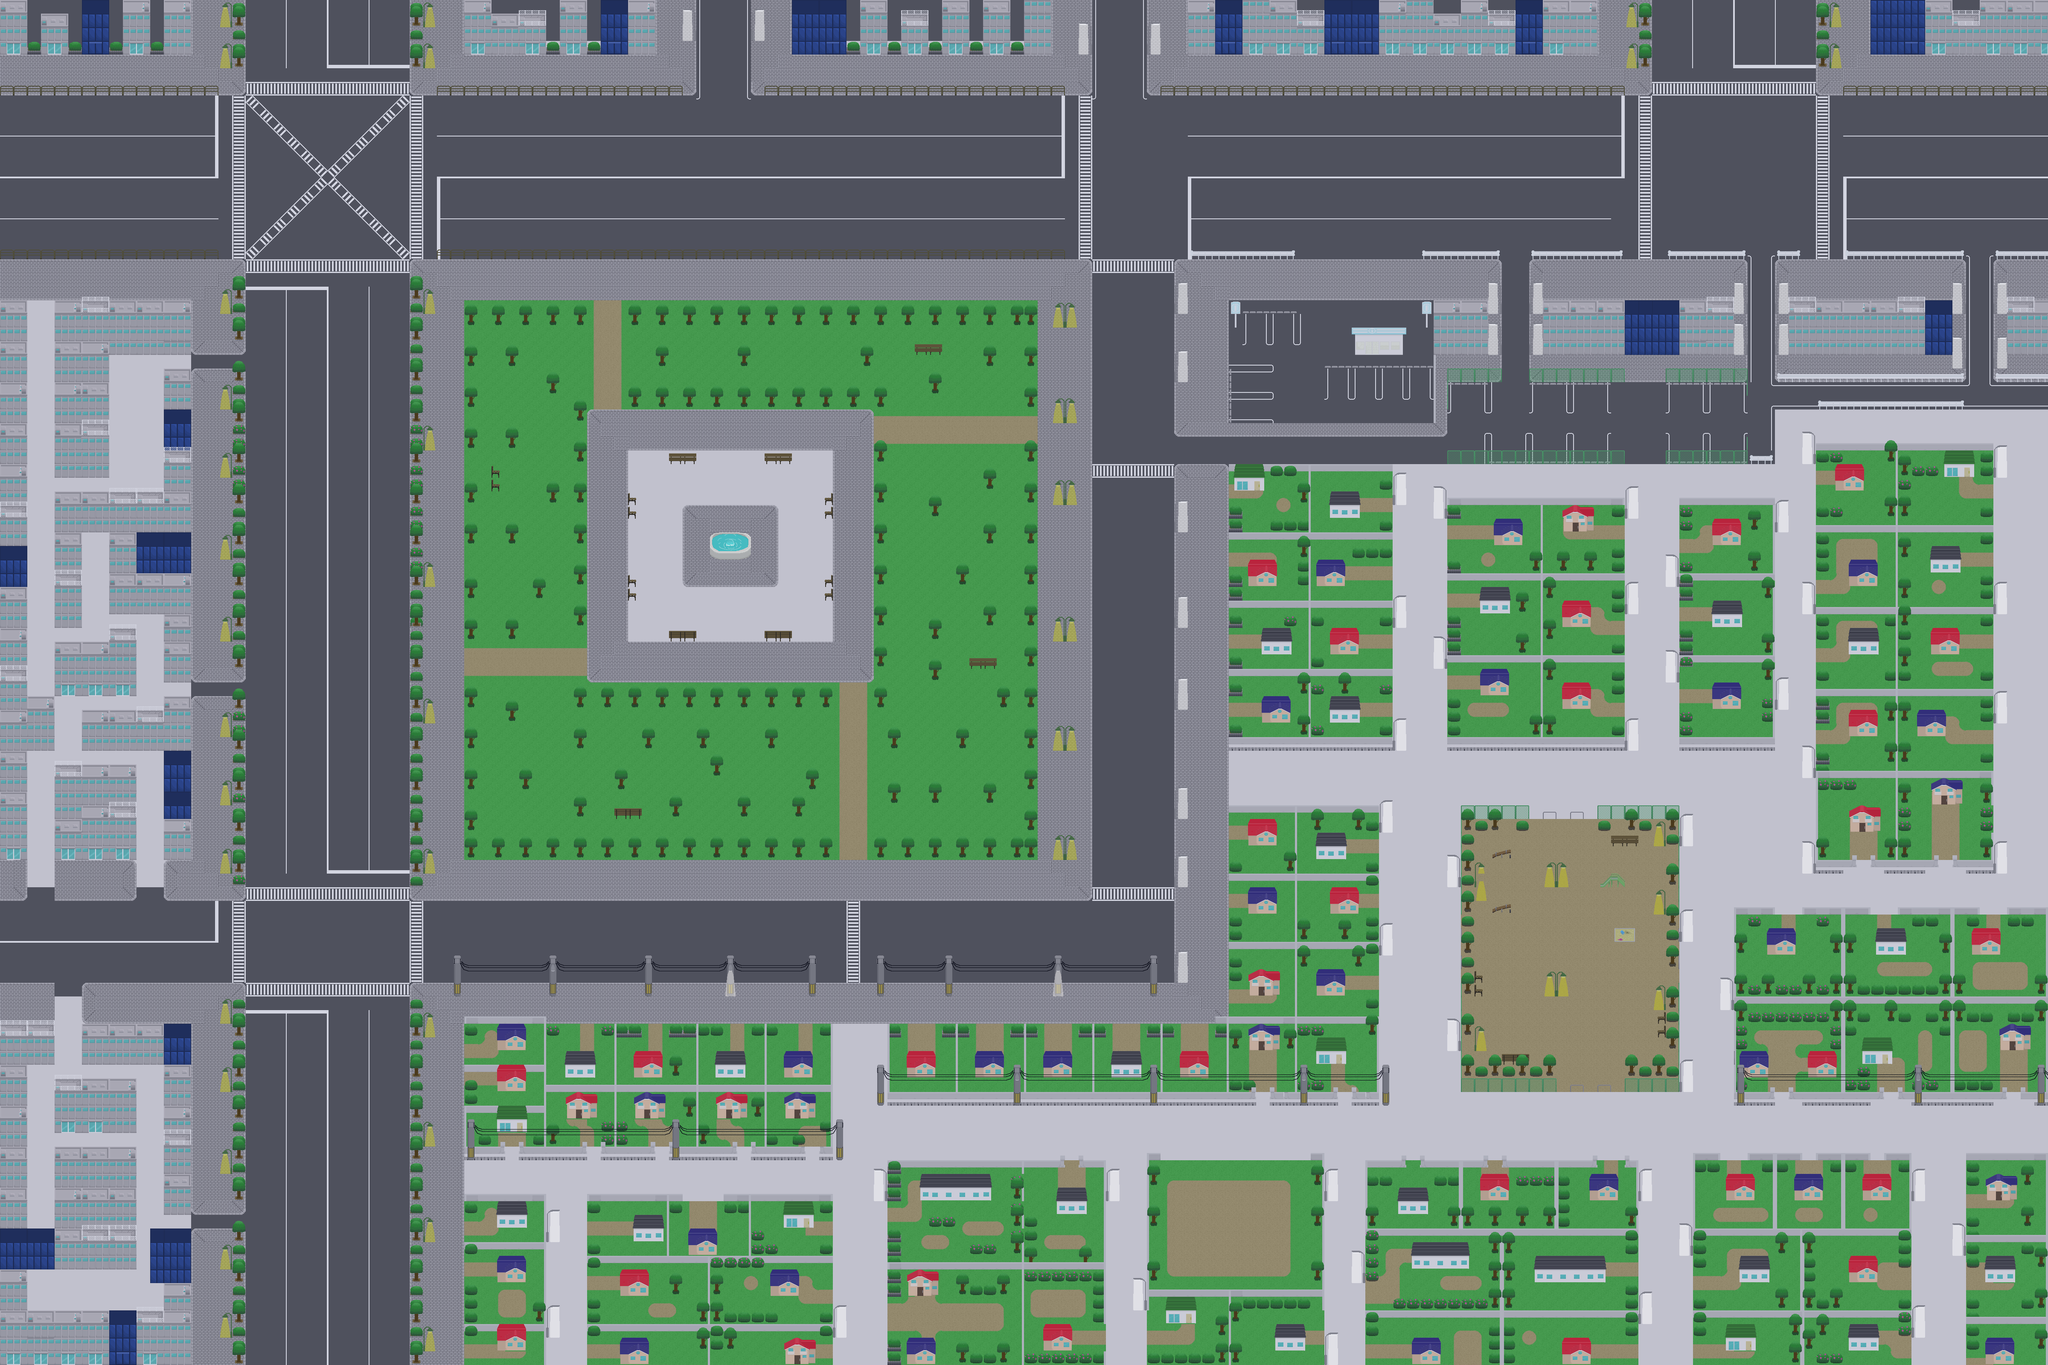

Tiled map render using the project's own tile images. Description and the map definition, with tile-layer contents summarised, below:
An orthogonal 150x100 tile map with 32x32 px tiles, 6 tile layers (ground, road, player, saku, ...), 4 tilesets and 306 objects.

<map version="1.10" tiledversion="1.11.2" orientation="orthogonal" renderorder="right-down" width="150" height="100" tilewidth="32" tileheight="32" infinite="0" nextlayerid="9" nextobjectid="319">
 <editorsettings>
  <export target="town.json" format="json" />
 </editorsettings>
 <tileset firstgid="1" name="ground" tilewidth="32" tileheight="32" tilecount="112" columns="8">
  <image source="ground.png" width="256" height="448" />
 </tileset>
 <tileset firstgid="113" name="mati" tilewidth="32" tileheight="32" tilecount="112" columns="8">
  <image source="mati.png" width="256" height="448" />
 </tileset>
 <tileset firstgid="225" name="mati2" tilewidth="32" tileheight="32" tilecount="112" columns="8">
  <image source="mati2.png" width="256" height="448" />
 </tileset>
 <tileset firstgid="337" name="funsui" tilewidth="32" tileheight="32" tilecount="70" columns="10">
  <image source="funsui.png" width="320" height="224" />
  <tile id="0">
   <animation>
    <frame tileid="0" duration="200" />
    <frame tileid="1" duration="200" />
    <frame tileid="2" duration="200" />
    <frame tileid="3" duration="200" />
    <frame tileid="4" duration="200" />
    <frame tileid="5" duration="200" />
    <frame tileid="6" duration="200" />
    <frame tileid="7" duration="200" />
    <frame tileid="9" duration="200" />
   </animation>
  </tile>
  <tile id="10">
   <animation>
    <frame tileid="10" duration="200" />
    <frame tileid="11" duration="200" />
    <frame tileid="12" duration="200" />
    <frame tileid="13" duration="200" />
    <frame tileid="14" duration="200" />
    <frame tileid="15" duration="200" />
    <frame tileid="16" duration="200" />
    <frame tileid="17" duration="200" />
    <frame tileid="18" duration="200" />
    <frame tileid="19" duration="200" />
   </animation>
  </tile>
  <tile id="20">
   <animation>
    <frame tileid="20" duration="200" />
    <frame tileid="21" duration="200" />
    <frame tileid="22" duration="200" />
    <frame tileid="23" duration="200" />
    <frame tileid="24" duration="200" />
    <frame tileid="25" duration="200" />
    <frame tileid="26" duration="200" />
    <frame tileid="27" duration="200" />
    <frame tileid="28" duration="200" />
    <frame tileid="29" duration="200" />
   </animation>
  </tile>
  <tile id="30">
   <animation>
    <frame tileid="30" duration="200" />
    <frame tileid="31" duration="200" />
    <frame tileid="32" duration="200" />
    <frame tileid="33" duration="200" />
    <frame tileid="34" duration="200" />
    <frame tileid="35" duration="200" />
    <frame tileid="36" duration="200" />
    <frame tileid="37" duration="200" />
    <frame tileid="38" duration="200" />
    <frame tileid="39" duration="200" />
   </animation>
  </tile>
  <tile id="40">
   <animation>
    <frame tileid="40" duration="200" />
    <frame tileid="41" duration="200" />
    <frame tileid="42" duration="200" />
    <frame tileid="43" duration="200" />
    <frame tileid="44" duration="200" />
    <frame tileid="45" duration="200" />
    <frame tileid="46" duration="200" />
    <frame tileid="47" duration="200" />
    <frame tileid="48" duration="200" />
    <frame tileid="49" duration="200" />
   </animation>
  </tile>
  <tile id="50">
   <animation>
    <frame tileid="50" duration="200" />
    <frame tileid="51" duration="200" />
    <frame tileid="52" duration="200" />
    <frame tileid="53" duration="200" />
    <frame tileid="54" duration="200" />
    <frame tileid="55" duration="200" />
    <frame tileid="56" duration="200" />
    <frame tileid="57" duration="200" />
    <frame tileid="58" duration="200" />
    <frame tileid="59" duration="200" />
   </animation>
  </tile>
  <tile id="60">
   <animation>
    <frame tileid="60" duration="200" />
    <frame tileid="61" duration="200" />
    <frame tileid="62" duration="200" />
    <frame tileid="63" duration="200" />
    <frame tileid="64" duration="200" />
    <frame tileid="65" duration="200" />
    <frame tileid="66" duration="200" />
    <frame tileid="67" duration="200" />
    <frame tileid="68" duration="200" />
    <frame tileid="69" duration="200" />
   </animation>
  </tile>
 </tileset>
 <layer id="2" name="ground" width="150" height="100">
  <data>[15000 cells, 15000 non-empty, 3 distinct tile ids]</data>
 </layer>
 <layer id="4" name="road" width="150" height="100">
  <data>[15000 cells, 12109 non-empty, 57 distinct tile ids]</data>
 </layer>
 <layer id="1" name="player" width="150" height="100">
  <data>[15000 cells, 0 non-empty, 0 distinct tile ids]</data>
 </layer>
 <layer id="7" name="saku" width="150" height="100">
  <data>[15000 cells, 174 non-empty, 24 distinct tile ids]</data>
 </layer>
 <layer id="6" name="object2" width="150" height="100">
  <data>[15000 cells, 2081 non-empty, 105 distinct tile ids]</data>
 </layer>
 <layer id="5" name="object" width="150" height="100">
  <data>[15000 cells, 3229 non-empty, 132 distinct tile ids]</data>
 </layer>
 <objectgroup id="8" name="collision">
  <object id="3" x="1.33333" y="-1.33333" width="445.333" height="129.333">
   <properties>
    <property name="collider" type="bool" value="true" />
   </properties>
  </object>
  <object id="6" x="544" y="0" width="29.3333" height="158.667">
   <properties>
    <property name="collider" type="bool" value="true" />
   </properties>
  </object>
  <object id="7" x="962.667" y="1.99983" width="29.3333" height="158.667">
   <properties>
    <property name="collider" type="bool" value="true" />
   </properties>
  </object>
  <object id="8" x="1086.67" y="0.666833" width="445.333" height="129.333">
   <properties>
    <property name="collider" type="bool" value="true" />
   </properties>
  </object>
  <object id="9" x="1854.67" y="-1.99983" width="609.333" height="129.333">
   <properties>
    <property name="collider" type="bool" value="true" />
   </properties>
  </object>
  <object id="10" x="2780" y="3.3335" width="965.333" height="129.333">
   <properties>
    <property name="collider" type="bool" value="true" />
   </properties>
  </object>
  <object id="11" x="3841.33" y="1.99983" width="29.3333" height="158.667">
   <properties>
    <property name="collider" type="bool" value="true" />
   </properties>
  </object>
  <object id="12" x="4258.67" y="3.33317" width="29.3333" height="158.667">
   <properties>
    <property name="collider" type="bool" value="true" />
   </properties>
  </object>
  <object id="13" x="4382.67" y="-0.6665" width="417.333" height="129.333">
   <properties>
    <property name="collider" type="bool" value="true" />
   </properties>
  </object>
  <object id="14" x="4705.33" y="704.667" width="93.333" height="129.333">
   <properties>
    <property name="collider" type="bool" value="true" />
   </properties>
  </object>
  <object id="15" x="4194.67" y="707.333" width="380" height="129.333">
   <properties>
    <property name="collider" type="bool" value="true" />
   </properties>
  </object>
  <object id="16" x="3614" y="702" width="448" height="129.333">
   <properties>
    <property name="collider" type="bool" value="true" />
   </properties>
  </object>
  <object id="17" x="3362" y="706" width="128" height="129.333">
   <properties>
    <property name="collider" type="bool" value="true" />
   </properties>
  </object>
  <object id="18" x="3167.33" y="768.667" width="129.333" height="62.6663">
   <properties>
    <property name="collider" type="bool" value="true" />
   </properties>
  </object>
  </objectgroup>
</map>
<!-- 292 of 306 objects omitted -->
